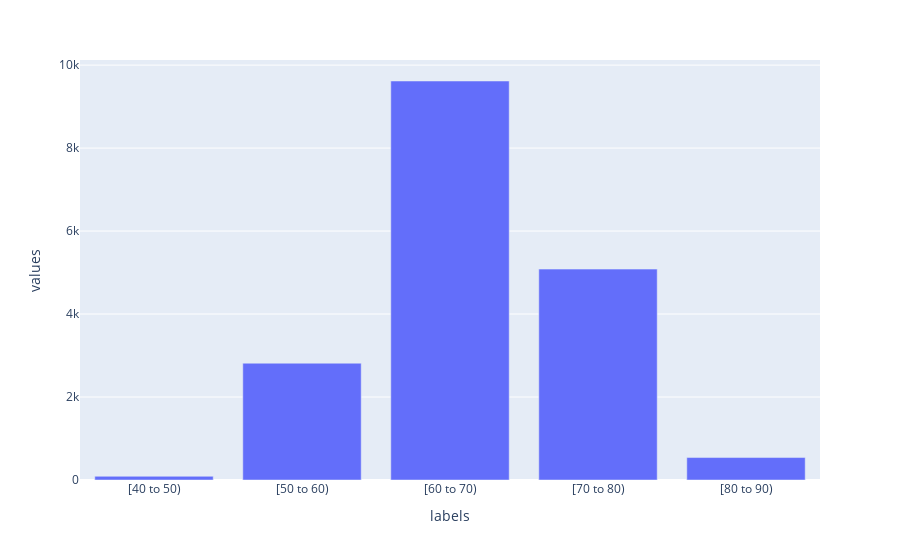

The code cell stored with this chart in its notebook:
### Code cell
histogram_dataframe = pd.DataFrame.from_dict(dict(zip(histogram_labels, histogram_values)).items())
histogram_dataframe.columns = ['labels', 'values']
fig = px.bar(histogram_dataframe, x='labels', y='values')
fig.show()

### Figure 1 — Plotly figure (JSON) as saved in the notebook; plotly's stock layout.template omitted (floating-point values rounded to 4 significant figures)
{"data": [{"alignmentgroup": "True", "hovertemplate": "labels=%{x}<br>values=%{y}<extra></extra>", "legendgroup": "", "marker": {"color": "#636efa", "pattern": {"shape": ""}}, "name": "", "offsetgroup": "", "orientation": "v", "showlegend": false, "textposition": "auto", "x": ["[40 to 50)", "[50 to 60)", "[60 to 70)", "[70 to 80)", "[80 to 90)"], "xaxis": "x", "y": [89, 2815, 9617, 5083, 541], "yaxis": "y", "type": "bar"}], "layout": {"xaxis": {"anchor": "y", "domain": [0.0, 1.0], "title": {"text": "labels"}}, "yaxis": {"anchor": "x", "domain": [0.0, 1.0], "title": {"text": "values"}}, "legend": {"tracegroupgap": 0}, "margin": {"t": 60}, "barmode": "relative"}}
